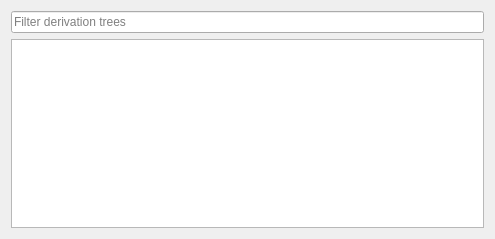
<?xml version="1.0" encoding="UTF-8"?>
<ui version="4.0">
 <class>TracesWidget</class>
 <widget class="QWidget" name="TracesWidget">
  <property name="geometry">
   <rect>
    <x>0</x>
    <y>0</y>
    <width>495</width>
    <height>239</height>
   </rect>
  </property>
  <property name="windowTitle">
   <string>Form</string>
  </property>
  <layout class="QVBoxLayout" name="verticalLayout">
   <item>
    <widget class="tlp::TulipLineEdit" name="lineEdit">
     <property name="placeholderText">
      <string>Filter derivation trees</string>
     </property>
    </widget>
   </item>
   <item>
    <widget class="QTreeView" name="traceTreeView">
     <property name="contextMenuPolicy">
      <enum>Qt::CustomContextMenu</enum>
     </property>
     <property name="editTriggers">
      <set>QAbstractItemView::EditKeyPressed|QAbstractItemView::SelectedClicked</set>
     </property>
     <property name="dragEnabled">
      <bool>true</bool>
     </property>
     <property name="sortingEnabled">
      <bool>true</bool>
     </property>
    </widget>
   </item>
  </layout>
 </widget>
 <resources/>
 <connections/>
 <customwidgets>
  <customwidget>
   <class>tlp::TulipLineEdit</class>
   <extends>QLineEdit</extends>
   <header location="global">tulip/TulipLineEdit.h</header>
  </customwidget>
 </customwidgets>
</ui>
